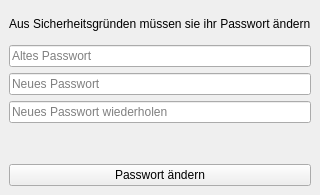
<?xml version="1.0" encoding="UTF-8"?>
<ui version="4.0">
 <class>UpdatePasswortDock</class>
 <widget class="QDockWidget" name="UpdatePasswortDock">
  <property name="geometry">
   <rect>
    <x>0</x>
    <y>0</y>
    <width>311</width>
    <height>195</height>
   </rect>
  </property>
  <property name="windowTitle">
   <string>Passwort ändern</string>
  </property>
  <widget class="QWidget" name="dockWidgetContents">
   <layout class="QVBoxLayout" name="verticalLayout">
    <item>
     <widget class="QLabel" name="info_label">
      <property name="text">
       <string>Aus Sicherheitsgründen müssen sie ihr Passwort ändern</string>
      </property>
     </widget>
    </item>
    <item>
     <widget class="QLineEdit" name="altes_passwort_lineEdit">
      <property name="placeholderText">
       <string>Altes Passwort</string>
      </property>
     </widget>
    </item>
    <item>
     <widget class="QLineEdit" name="neues_passwort_lineEdit">
      <property name="placeholderText">
       <string>Neues Passwort</string>
      </property>
     </widget>
    </item>
    <item>
     <widget class="QLineEdit" name="neues_passwort_wiederholt_lineEdit">
      <property name="placeholderText">
       <string>Neues Passwort wiederholen</string>
      </property>
     </widget>
    </item>
    <item>
     <widget class="QLabel" name="error_label">
      <property name="text">
       <string/>
      </property>
     </widget>
    </item>
    <item>
     <widget class="QPushButton" name="andern_pushButton">
      <property name="text">
       <string>Passwort ändern</string>
      </property>
     </widget>
    </item>
   </layout>
  </widget>
 </widget>
 <resources/>
 <connections/>
</ui>
